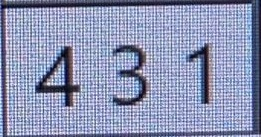
#> input picture example_3.jpeg, 261 x 137 px, given in place of photo.jpg, which was not available
$ jupyter execute --allow-errors NonoGramNoteBook.ipynb   (shell and % lines are left out)   (text cells are left out)
#> lines starting #> are read from the running program, lines starting #| are printed output that depends on the picture; after the words box and inside, x2 and y2 are one past the last pixel; in counts of white or black regions, pixels touching at a corner belong together; pictures that were not available may be replaced by others from this repository, and a replacement may not be noted
[cell 1]
import cv2
import numpy as np
import easyocr
import pytesseract

[cell 2]
from IPython.display import display, Javascript
from google.colab.output import eval_js
from base64 import b64decode

def take_photo(filename='photo.jpg', quality=0.8):
  js = Javascript('''
    async function takePhoto(quality) {
      const div = document.createElement('div');
      const capture = document.createElement('button');
      capture.textContent = 'Capture';
      div.appendChild(capture);

      const video = document.createElement('video');
      video.style.display = 'block';
      const stream = await navigator.mediaDevices.getUserMedia({video: true});

      document.body.appendChild(div);
      div.appendChild(video);
      video.srcObject = stream;
      await video.play();

      // Resize the output to fit the video element.
      google.colab.output.setIframeHeight(document.documentElement.scrollHeight, true);

      // Wait for Capture to be clicked.
      await new Promise((resolve) => capture.onclick = resolve);

      const canvas = document.createElement('canvas');
      canvas.width = video.videoWidth;
      canvas.height = video.videoHeight;
      canvas.getContext('2d').drawImage(video, 0, 0);
      stream.getVideoTracks()[0].stop();
      div.remove();
      return canvas.toDataURL('image/jpeg', quality);
    }
    ''')
  display(js)
  data = eval_js('takePhoto({})'.format(quality))
  binary = b64decode(data.split(',')[1])
  with open(filename, 'wb') as f:
    f.write(binary)
  return filename

[cell 3]
from IPython.display import Image
try:
  filename = take_photo()
  print('Saved to {}'.format(filename))

  # Show the image which was just taken.
  display(Image(filename))
except Exception as err:
  # Errors will be thrown if the user does not have a webcam or if they do not
  # grant the page permission to access it.
  print(str(err))

[cell 4]
from google.colab.patches import cv2_imshow
img = cv2.imread("photo.jpg")
#> img is the input picture: shape (137, 261, 3); mean B, G, R 180.7, 148.5, 140.6
cv2_imshow(img)

[cell 5]
heightImg = 450
widthImg = 450

flag = False


class Line:
    # [5 lines left out: function __init__, not called in this run]

    def getY(self, x):
        return -(self.m * x + self.b)

    def distance(self):
        return np.sqrt((self.p1[0] - self.p2[0]) ** 2 + (self.p1[1] - self.p2[1]) ** 2)


# [12 lines left out: functions swap, scale_image, not called in this run]


def pre_process(img):
    img = cv2.cvtColor(img, cv2.COLOR_BGR2GRAY)  # CONVERT IMAGE TO GRAY SCALE
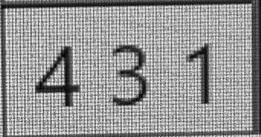
#> img: shape (137, 261); min 2, max 253, mean 149.8
    img = cv2.GaussianBlur(img, (3, 3), 0)  # ADD GAUSSIAN BLUR
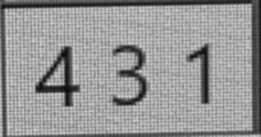
#> img: shape (137, 261); min 11, max 220, mean 149.7
    img = cv2.adaptiveThreshold(img, 255, 1, 1, 11, 2)  # APPLY ADAPTIVE THRESHOLD
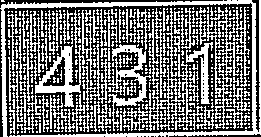
#> img: shape (137, 261); 47.1% white in thin lines or dots
    return img


# [5 lines left out: function pre_process_text_img, not called in this run]


def biggest_contour(contours):
    biggest = np.array([])
    max_area = 0
    for i in contours:
        area = cv2.contourArea(i)
        if area > 50:
            peri = cv2.arcLength(i, True)
            approx = cv2.approxPolyDP(i, 0.02 * peri, True)
            if area > max_area and len(approx) == 4:
                biggest = approx
                max_area = area
    return biggest, max_area


def reorder(my_points):
    my_points = np.array(my_points)[0]
    my_points = my_points.reshape((4, 2))
    myPointsNew = np.zeros((4, 1, 2), dtype=np.int32)
    add = my_points.sum(1)
    myPointsNew[0] = my_points[np.argmin(add)]
    myPointsNew[3] = my_points[np.argmax(add)]
    diff = np.diff(my_points, axis=1)
    myPointsNew[1] = my_points[np.argmin(diff)]
    myPointsNew[2] = my_points[np.argmax(diff)]
    return myPointsNew


# [17 lines left out: function reorder_left, not called in this run]


def get_side_picture(img, side):
    img = pre_process(img)
    if side == "left":
        pass
    elif side == "up":
        img = cv2.rotate(img, cv2.ROTATE_90_COUNTERCLOCKWISE)
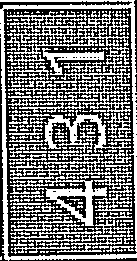
#> img: shape (261, 137); 47.1% white in thin lines or dots
    else:
        print("you have to enter side (left | up)")
    ret, img = cv2.threshold(img, 127, 255, 0)
    contours, hierarchy = cv2.findContours(img, cv2.RETR_TREE, cv2.CHAIN_APPROX_SIMPLE)
#> contours = 567 contours, 503 with area under 20; largest, box (x1, y1, x2, y2) and area: (0, 0, 137, 261) 2280, (45, 176, 107, 226) 1173, (44, 110, 131, 153) 726, (42, 48, 104, 75) 434, (56, 195, 87, 219) 364
    biggest_con = biggest_contour(contours)
#> the loop in biggest_contour, `for i in contours:` made 567 passes
#> (area, peri, biggest, max_area) on passes 51, 366: (99.5, 258.4, [[101, 232], [61, 228], [68, 231], [11, 237]], 99.5), (247.5, 513.3, [[65, 92], [130, 110], [101, 98], [115, 84]], 247.5)
#> (area, peri, approx) on passes 370, 503: (63, 198.7, [[76, 85], [8, 90], [47, 93]]), (232.5, 650.5, [[128, 37], [78, 29], [87, 45], [14, 53]])
#> after the loop in biggest_contour, `for i in contours:`: max_area = 247.5
#> biggest_con = ([[65, 92], [130, 110], [101, 98], [115, 84]], 247.5)
    biggest_con = reorder(biggest_con)
    reorder_left(biggest_con)
    pts1 = np.float32(biggest_con)  # PREPARE POINTS FOR WARP
    pts2 = np.float32([[0, 0], [widthImg, 0], [0, heightImg], [widthImg, heightImg]])  # PREPARE POINTS FOR WARP
    matrix = cv2.getPerspectiveTransform(pts1, pts2)  # GER
    img_warp = cv2.warpPerspective(img, matrix, (widthImg, heightImg))
    img = cv2.flip(img_warp, 0)
    img = cv2.flip(img, 1)
    edges = cv2.Canny(img, 50, 150, apertureSize=3)
    # Apply HoughLinesP method to
    # to directly obtain line end points
    lines = cv2.HoughLinesP(
        edges,  # Input edge image
        1,  # Distance resolution in pixels
        np.pi / 180,  # Angle resolution in radians
        threshold=100,  # Min number of votes for valid line
        minLineLength=10,  # Min allowed length of line
        maxLineGap=8  # Max allowed gap between line for joining them
    )

    # Iterate over points
    min_x = np.inf
    for points in lines:
        # Extracted points nested in the list
        x1, y1, x2, y2 = points[0]
        min_x = min(x1, x2, min_x)
    img = img[0:, min_x:]
    if side == "up":
       img = cv2.rotate(img, cv2.ROTATE_90_CLOCKWISE)
    return img


def get_pics_rows(img):
    return img


# [31 lines left out: function capture_cam, not called in this run]


def recognize_text(img_path):
    reader = easyocr.Reader(['en'])
    return reader.readtext(img_path)


# [12 lines left out: function img_to_list_numbers, not called in this run]

$ run again, on example_4.jpg
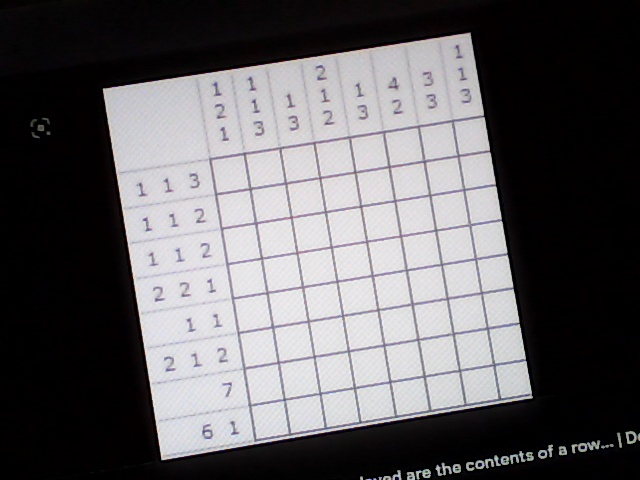
#> input picture example_4.jpg, 640 x 480 px, given in place of photo.jpg, which was not available
#> img is the input picture: shape (480, 640, 3); mean B, G, R 98.1, 95.6, 97.5
#> in pre_process, `img = cv2.adaptiveThreshold(img, 255, 1, 1, 11, 2)`:
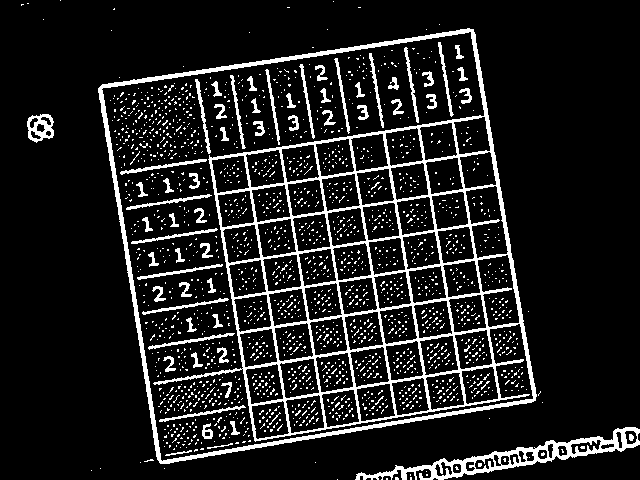
#> img: shape (480, 640); 12% white; 1995 white regions (1933 under 20 px), largest, box (x1, y1, x2, y2) and area: (98, 28, 537, 464) 19753, (355, 427, 640, 480) 2905, (27, 114, 54, 143) 429
#> in get_side_picture, `img = cv2.rotate(img, cv2.ROTATE_90_COUNTERCLOCKWISE)`:
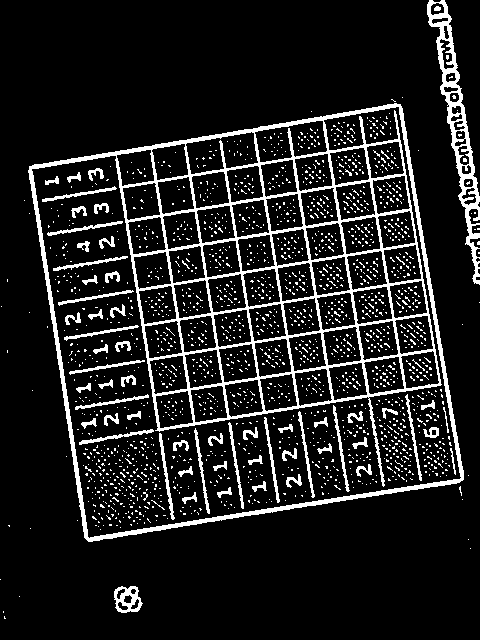
#> img: shape (640, 480); 12% white; 1995 white regions (1933 under 20 px)
#> contours = 2078 contours, 1935 with area under 20; largest, box (x1, y1, x2, y2) and area: (28, 103, 464, 542) 145100, (31, 106, 462, 539) 62371, (427, 0, 480, 285) 3786, (185, 131, 259, 175) 2132, (254, 120, 328, 163) 2131
#> the loop in biggest_contour, `for i in contours:` made 2078 passes
#> (area, peri, biggest, max_area) on pass 38: (145100, 1602.9, [[400, 104], [29, 166], [88, 541], [463, 479]], 145100)
#> after the loop in biggest_contour, `for i in contours:`: max_area = 145100
#> biggest_con = ([[400, 104], [29, 166], [88, 541], [463, 479]], 145100)
